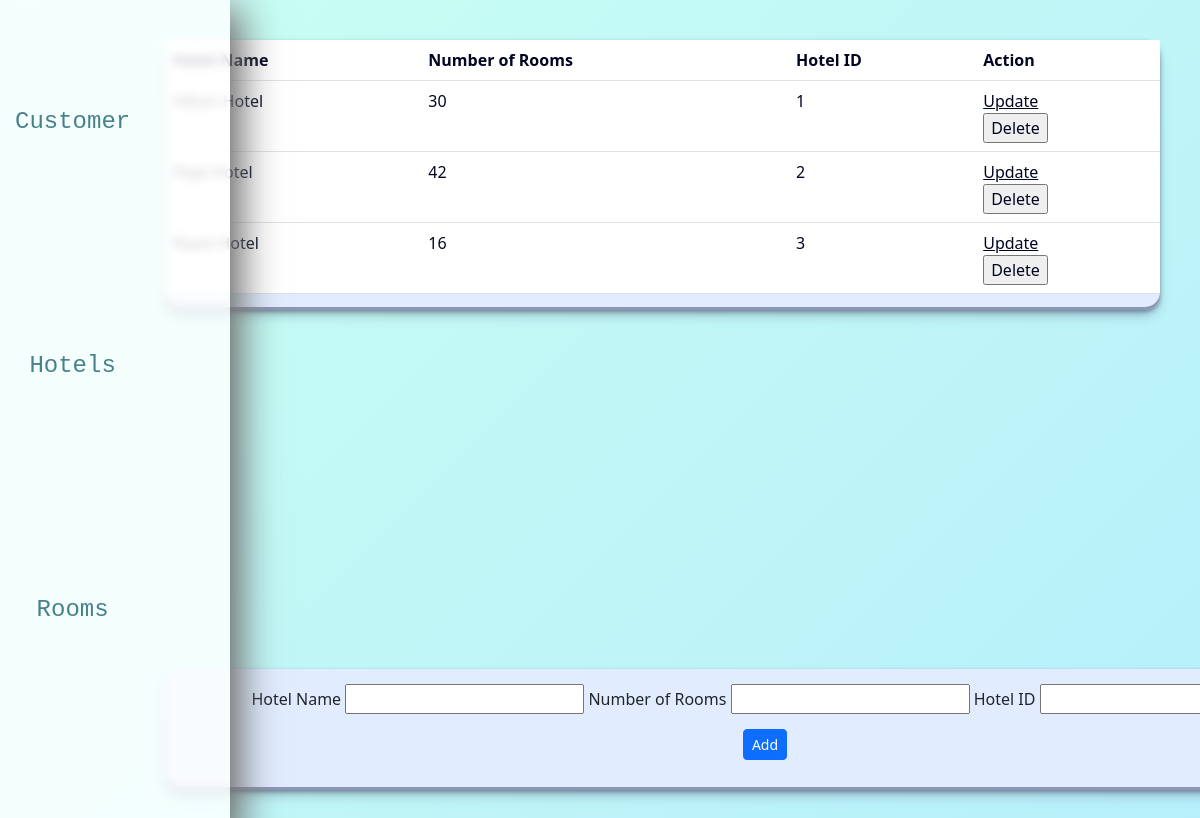
Screenshot of /Hotels.php with the database file from the repository.
### tables this page shows
CREATE TABLE `hotel` (
  `HotelName` varchar(25) NOT NULL,
  `RoomNumber` int(11) NOT NULL,
  `HotelID` int(11) NOT NULL
);

### Web/Hotels.php (the view, shortened to what this page needs)
<!DOCTYPE html>
<html lang="en">
<head>
    <link rel="stylesheet" href="dashboardStyle.css" media="screen" />
    <link href="https://cdn.jsdelivr.net/npm/bootstrap@5.3.0-alpha1/dist/css/bootstrap.min.css" rel="stylesheet">
</head>
<body>
    <div>
        <div class="popup">
    <div>
        <form name="customerForm" class="addSection" action="addHotel.php" method="POST" onsubmit="return validation()">
                <div class="inputWrapper">
                    Hotel Name <input class="loginInput" type="text" name="HotelName" />
                    Number of Rooms <input class="loginInput" type="text" name="RoomNumber" />
                    Hotel ID <input class="loginInput" type="text" name="HotelID" />
                </div>
                <button class="btn btn-primary btn-sm" id="addButton" type="submit" > Add </button>
            </form>
        </div>
        <div class="dashboardBox">
                <div class="dashboardItems">
                <br><a class="items" href="Customer.php">Customer</a></br>
                <br><a class="items" href="Hotels.php">Hotels</a></br>
                <br><a class="items" href="Rooms.php">Rooms</a></br>
                <br><a class="items" href="Orders.php">Orders</a></br>
            </div>
        </div>
        <div class="contentBox">
            <table class="table">
            <thead>
                <tr>
                <th>Hotel Name</th>
                <th>Number of Rooms</th>
                <th>Hotel ID</th>
                <th>Action</th>
</tr>
            </thead>
            <tbody>
                <tr>
            <?php
                include("sqlconfig.php");
            $sqlquery = "select * from Hotel";
            $result = $conn->query($sqlquery);
            while($row=$result->fetch_assoc()){
                $encodedName = urlencode($row['HotelName']);
                echo "<tr><td>" . $row["HotelName"] . "</td>
                <td>" . $row["RoomNumber"] . "</td>
                <td>" . $row["HotelID"] . "</td>
                <td>
                <a href='updateHotel.php?id=".$row['HotelID']."&name=".$encodedName."&room=".$row['RoomNumber']."' class='updateButton' >Update</a>
                <form action='deleteHotel.php' method='POST'>
            <input type='hidden' name='HotelID' value=".$row['HotelID'].">
        <input type='submit' value='Delete'>
      </form>
                </tr>
                ";
            }
            ?>
            </tr>
            </tbody>
            </table>
        </div>
        </div>
    </div>
</body>
</html>

### Web/dashboardStyle.css (style rules this page uses)
body { background: linear-gradient(-45deg, #eafaff, #e0e0e0, #b1eaff, #c9fff2); background-size: 400% 400%; animation: gradient 60s ease infinite; height: 100vh; }
.inputWrapper { padding:50px,50px; }
.dashboardBox { animation-name:dashboardAnimOut; animation-duration:0.5s; background: rgba(255, 255, 255, 0.8); backdrop-filter: blur(5px); -webkit-backdrop-filter: blur(5px); position: absolute; top:0; bottom:0; left:0; height:100%; border-top-right-radius: 50px; border-bottom-right-radius: 50px; overflow:hidden; box-sizing: border-box; box-shadow: 35px 35px 70px #bebebe,-35px -35px 70px #000000; padding-right:5px; }
.dashboardItems { display: flex; align-items: center; flex-direction: column; text-decoration: none; font-family: "JetBrains Mono",monospace; text-align: center; justify-content: space-evenly; color: white; }
.items { text-decoration: none; color :rgba(0, 79, 92, 0.708); text-shadow: 5px; margin:10vh 0 10vh 15px; font-size:24px; }
#addButton { margin:15px 0; }
.contentBox { display:flex; background-color:rgb(225, 237, 255); border-radius: 15px; margin:5vh; margin-left:165px; -webkit-text-fill-color: #000521; box-shadow: rgba(45, 35, 66, .4) 0 2px 4px,rgba(45, 35, 66, .3) 0 7px 13px -3px,rgba(58, 65, 111, .5) 0 -3px 0 inset; }
.addSection { width:100%; text-align: center; flex-direction: column; background-color:rgb(225, 237, 255); box-shadow: rgba(45, 35, 66, .4) 0 2px 4px,rgba(45, 35, 66, .3) 0 7px 13px -3px,rgba(58, 65, 111, .5) 0 -3px 0 inset; border-radius: 15px; bottom:0; margin: 0 50vh 50px 165px; padding:15px; position:fixed; }

### rows the page displays
hotel: HotelName "Hilton Hotel", RoomNumber "30", HotelID "1"
hotel: HotelName "Peyk Hotel", RoomNumber "42", HotelID "2"
hotel: HotelName "Raast Hotel", RoomNumber "16", HotelID "3"
